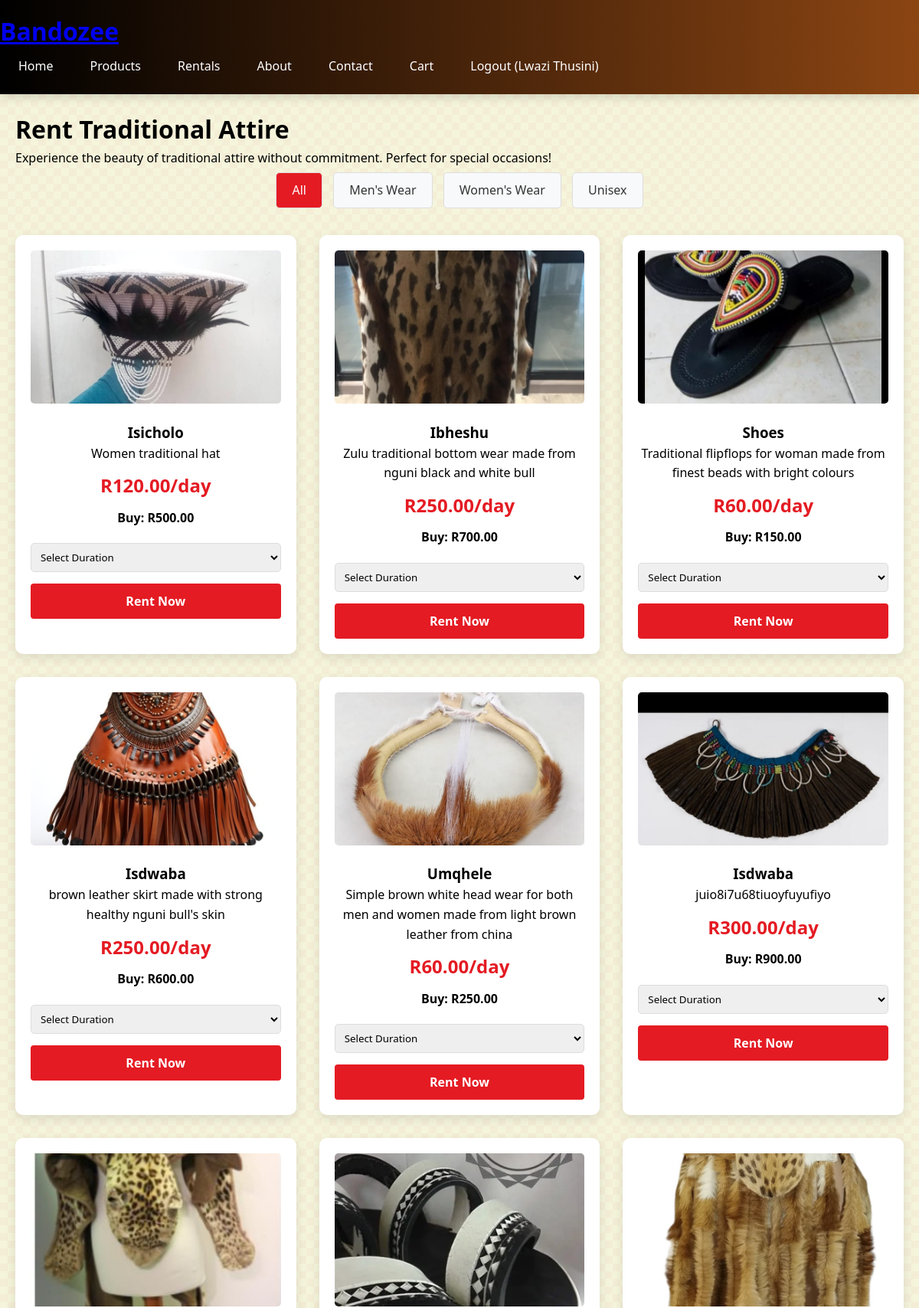
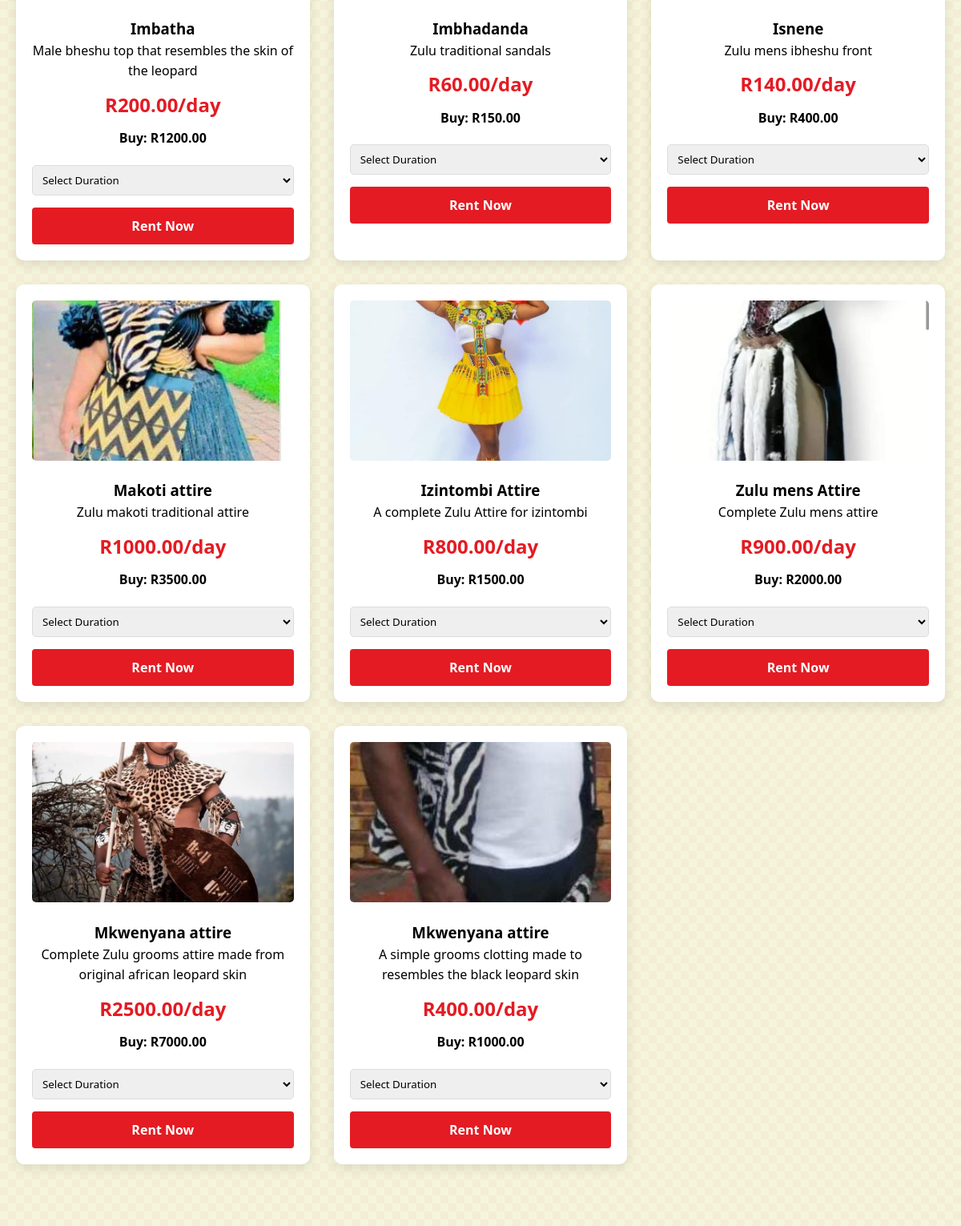
Page /rentals (signed in, upper part) on the committed database (2 pictures, top to bottom).
### tables this page shows
CREATE TABLE products (
                id INTEGER PRIMARY KEY AUTOINCREMENT,
                name TEXT NOT NULL,
                price REAL NOT NULL,
                rental_price REAL,
                description TEXT,
                category TEXT,
                subcategory TEXT,
                gender TEXT,
                image_url TEXT,
                stock INTEGER DEFAULT 0,
                available_for_rent INTEGER DEFAULT 0
            );

### app.py (the view)
@app.route('/rentals')
def rentals():
    if 'user_id' not in session:
        flash('Please login to view rental products.', 'warning')
        return redirect(url_for('login'))
    gender = request.args.get('gender', '')
    try:
        conn = get_db_connection()
        if conn is None:
            flash('Database error.', 'danger')
            return render_template('rentals.html', rental_products=[], gender=gender)
        c = conn.cursor()
        if gender:
            c.execute("SELECT * FROM products WHERE available_for_rent = 1 AND gender = ?", (gender,))
        else:
            c.execute("SELECT * FROM products WHERE available_for_rent = 1")
        rental_products = c.fetchall()
        conn.close()
        return render_template('rentals.html', rental_products=rental_products, gender=gender)
    except Exception as e:
        flash('Error loading rental products.', 'danger')
        return render_template('rentals.html', rental_products=[], gender=gender)

### app.py (called while the page is built)
def get_db_connection():
    try:
        conn = sqlite3.connect('bandozee.db', timeout=10)
        conn.row_factory = sqlite3.Row
        return conn
    except sqlite3.Error as e:
        print(f"Database connection error: {e}")
        return None

### templates/rentals.html (shortened to what this page needs)
<!DOCTYPE html>
<html lang="en">
<head>
    <link rel="stylesheet" href="{{ url_for('static', filename='css/style.css') }}">
</head>
<body>
    <header>
        <nav class="navbar">
            <div class="nav-container">
                <div class="logo">
                    <a href="{{ url_for('index') }}">Bandozee</a>
                </div>
                <ul class="nav-menu">
                    <li><a href="{{ url_for('index') }}">Home</a></li>
                    <li><a href="{{ url_for('products') }}">Products</a></li>
                    <li><a href="{{ url_for('rentals') }}" class="active">Rentals</a></li>
                    <li><a href="{{ url_for('about') }}">About</a></li>
                    <li><a href="{{ url_for('contact') }}">Contact</a></li>
                    {% if session.user_id %}
                    <li><a href="{{ url_for('cart') }}">Cart</a></li>
                    <li><a href="{{ url_for('logout') }}">Logout ({{ session.user_name }})</a></li>
                    {% else %}
                    <li><a href="{{ url_for('login') }}">Login</a></li>
                    <li><a href="{{ url_for('register') }}">Register</a></li>
                    {% endif %}
                </ul>
            </div>
        </nav>
    </header>
    <main class="rental-container">
        <h1>Rent Traditional Attire</h1>
        <p>Experience the beauty of traditional attire without commitment. Perfect for special occasions!</p>
        <div class="rental-filters">
            <a href="{{ url_for('rentals') }}" class="filter-btn {% if not gender %}active{% endif %}">All</a>
            <a href="{{ url_for('rentals', gender='Men') }}" class="filter-btn {% if gender == 'Men' %}active{% endif %}">Men's Wear</a>
            <a href="{{ url_for('rentals', gender='Women') }}" class="filter-btn {% if gender == 'Women' %}active{% endif %}">Women's Wear</a>
            <a href="{{ url_for('rentals', gender='Unisex') }}" class="filter-btn {% if gender == 'Unisex' %}active{% endif %}">Unisex</a>
        </div>
        <div class="rental-products">
            {% for product in rental_products %}
            <div class="rental-product">
                <img src="{{ product[8] }}" alt="{{ product[1] }}">
                <h3>{{ product[1] }}</h3>
                <p>{{ product[4] }}</p>
                <div class="rental-price">R{{ "%.2f"|format(product[3]) }}/day</div>
                <p><strong>Buy: R{{ "%.2f"|format(product[2]) }}</strong></p>
                <form method="POST" action="{{ url_for('rent_product', product_id=product[0]) }}" class="rental-form">
                    <select name="rental_days" required>
                        <option value="">Select Duration</option>
                    </select>
                    <button type="submit" class="btn btn-primary" style="width: 100%; margin-top: 10px;">Rent Now</button>
                </form>
            </div>
            {% endfor %}
        </div>
    </main>
</body>
</html>

### static/css/style.css (style rules this page uses)
:root { --zulu-red: #E41B23; --zulu-black: #000000; --zulu-white: #FFFFFF; --zulu-yellow: #F7D038; --zulu-green: #006F3C; --earth-brown: #8B4513; --cream: #F5F5DC; --light-brown: #CD853F; }
* { margin: 0; padding: 0; box-sizing: border-box; font-family: 'Segoe UI', Tahoma, Geneva, Verdana, sans-serif; }
body { background-color: var(--cream); color: var(--zulu-black); line-height: 1.6; position: relative; min-height: 100vh; }
body::before { content: ""; position: fixed; top: 0; left: 0; width: 100%; height: 100%; background-image: linear-gradient(45deg, rgba(228, 27, 35, 0.03) 25%, transparent 25%), linear-gradient(-45deg, rgba(228, 27, 35, 0.03) 25%, transparent 25%), linear-gradient(45deg, transparent 75%, rgba(228, 27, 35, 0.03) 75%), linear-gradient(-45deg, transparent 75%, rgba(228, 27, 35, 0.03) 75%); background-size: 20px 20px; background-position: 0 0, 0 10px, 10px -10px, -10px 0px; z-index: -1; }
header { background: linear-gradient(to right, var(--zulu-black), var(--earth-brown)); color: var(--zulu-white); padding: 15px 0; box-shadow: 0 4px 12px rgba(0, 0, 0, 0.15); position: sticky; top: 0; z-index: 1000; }
.logo { display: flex; align-items: center; font-size: 2rem; font-weight: 700; color: var(--zulu-white); text-decoration: none; }
nav ul { display: flex; list-style: none; }
nav ul li { margin: 0 12px; }
nav ul li a { color: var(--zulu-white); font-weight: 500; display: flex; align-items: center; padding: 8px 12px; border-radius: 4px; transition: all 0.3s ease; text-decoration: none; }
.btn { display: inline-block; padding: 12px 24px; border: none; border-radius: 4px; font-weight: 600; text-align: center; cursor: pointer; transition: all 0.3s ease; text-decoration: none; font-size: 1rem; }
.btn-primary { background-color: var(--zulu-red); color: var(--zulu-white); }

### templates/rentals.html (style rules this page uses)
.rental-container { max-width: 1200px; margin: 0 auto; padding: 20px; }
.rental-filters { margin-bottom: 30px; text-align: center; }
.filter-btn { display: inline-block; padding: 10px 20px; margin: 5px; background-color: #f8f9fa; border: 1px solid #ddd; border-radius: 5px; text-decoration: none; color: #333; }
.filter-btn.active { background-color: #E41B23; color: white; }
.rental-products { display: grid; grid-template-columns: repeat(auto-fit, minmax(300px, 1fr)); gap: 30px; margin-top: 30px; }
.rental-product { background: white; border-radius: 10px; padding: 20px; box-shadow: 0 5px 15px rgba(0,0,0,0.1); text-align: center; }
.rental-product img { width: 100%; height: 200px; object-fit: cover; border-radius: 5px; margin-bottom: 15px; }
.rental-price { font-size: 1.5rem; color: #E41B23; font-weight: bold; margin: 10px 0; }
.rental-form { margin-top: 15px; }
.rental-form select { width: 100%; padding: 8px; margin: 5px 0; border: 1px solid #ddd; border-radius: 5px; }

### rows in the picture
products: image_url (picture), name "Isicholo", description "Women traditional hat", rental_price "120.00", price "500.00"
products: image_url (picture), name "Ibheshu", description "Zulu traditional bottom wear made from nguni black and white bull", rental_price "250.00", price "700.00"
products: image_url (picture), name "Shoes", description "Traditional flipflops for woman made from finest beads with bright colours", rental_price "60.00", price "150.00"
products: image_url (picture), name "Isdwaba", description "brown leather skirt made with strong healthy nguni bull's skin", rental_price "250.00", price "600.00"
products: image_url (picture), name "Umqhele", description "Simple brown white head wear for both men and women made from light brown leather from china", rental_price "60.00", price "250.00"
products: image_url (picture), name "Isdwaba", description "juio8i7u68tiuoyfuyufiyo", rental_price "300.00", price "900.00"
products: image_url (picture), name "Imbatha", description "Male bheshu top that resembles the skin of the leopard", rental_price "200.00", price "1200.00"
products: image_url (picture), name "Imbhadanda", description "Zulu traditional sandals", rental_price "60.00", price "150.00"
products: image_url (picture), name "Isnene", description "Zulu mens ibheshu front", rental_price "140.00", price "400.00"
products: image_url (picture), name "Makoti attire", description "Zulu makoti traditional attire", rental_price "1000.00", price "3500.00"
products: image_url (picture), name "Izintombi Attire", description "A complete Zulu Attire for izintombi", rental_price "800.00", price "1500.00"
products: image_url (picture), name "Zulu mens Attire", description "Complete Zulu mens attire", rental_price "900.00", price "2000.00"
products: image_url (picture), name "Mkwenyana attire", description "Complete Zulu grooms attire made from original african leopard skin", rental_price "2500.00", price "7000.00"
products: image_url (picture), name "Mkwenyana attire", description "A simple grooms clotting made to resembles the black leopard skin", rental_price "400.00", price "1000.00"

### other values in the picture
{{ session.user_name }} "Lwazi Thusini"
